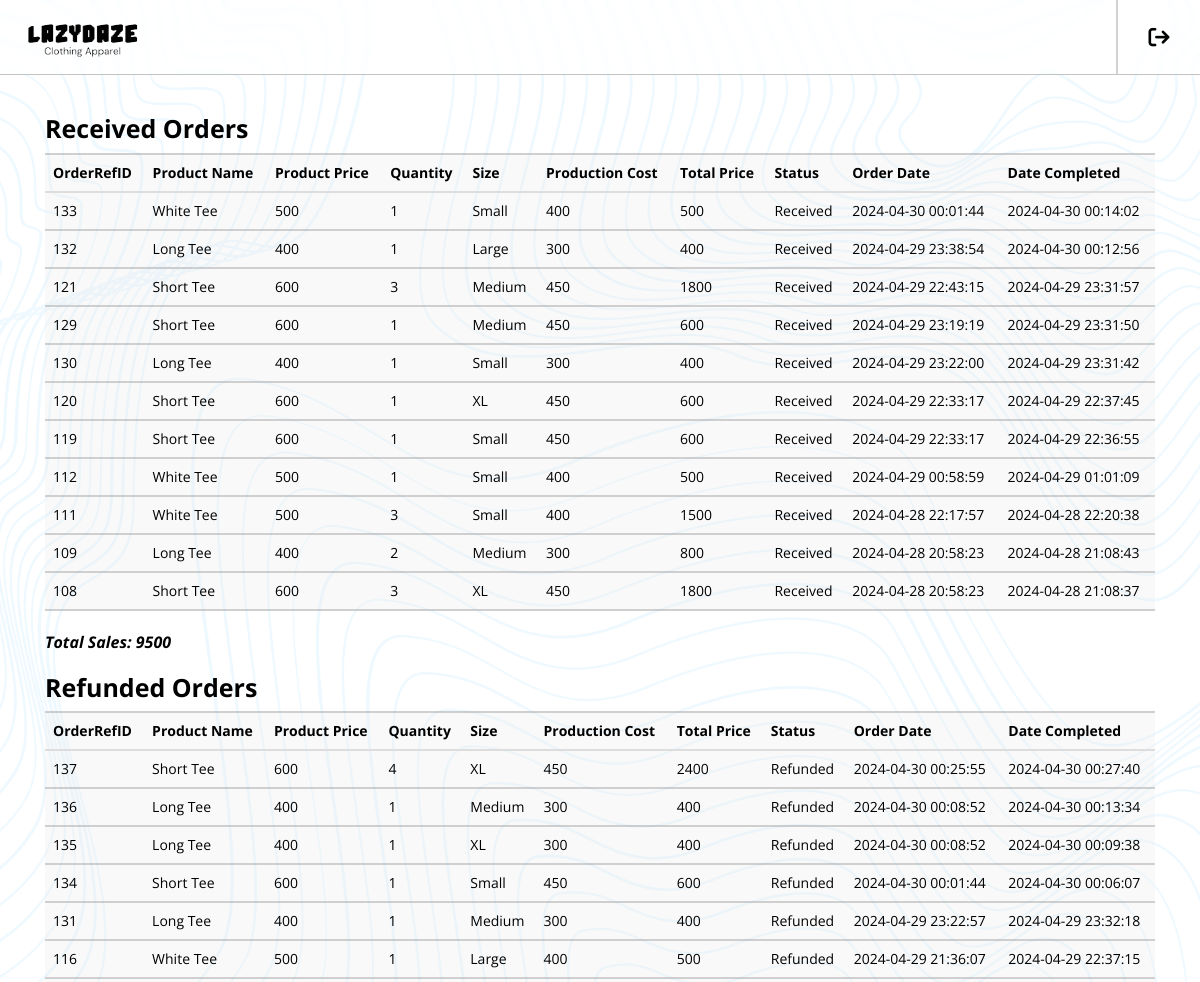
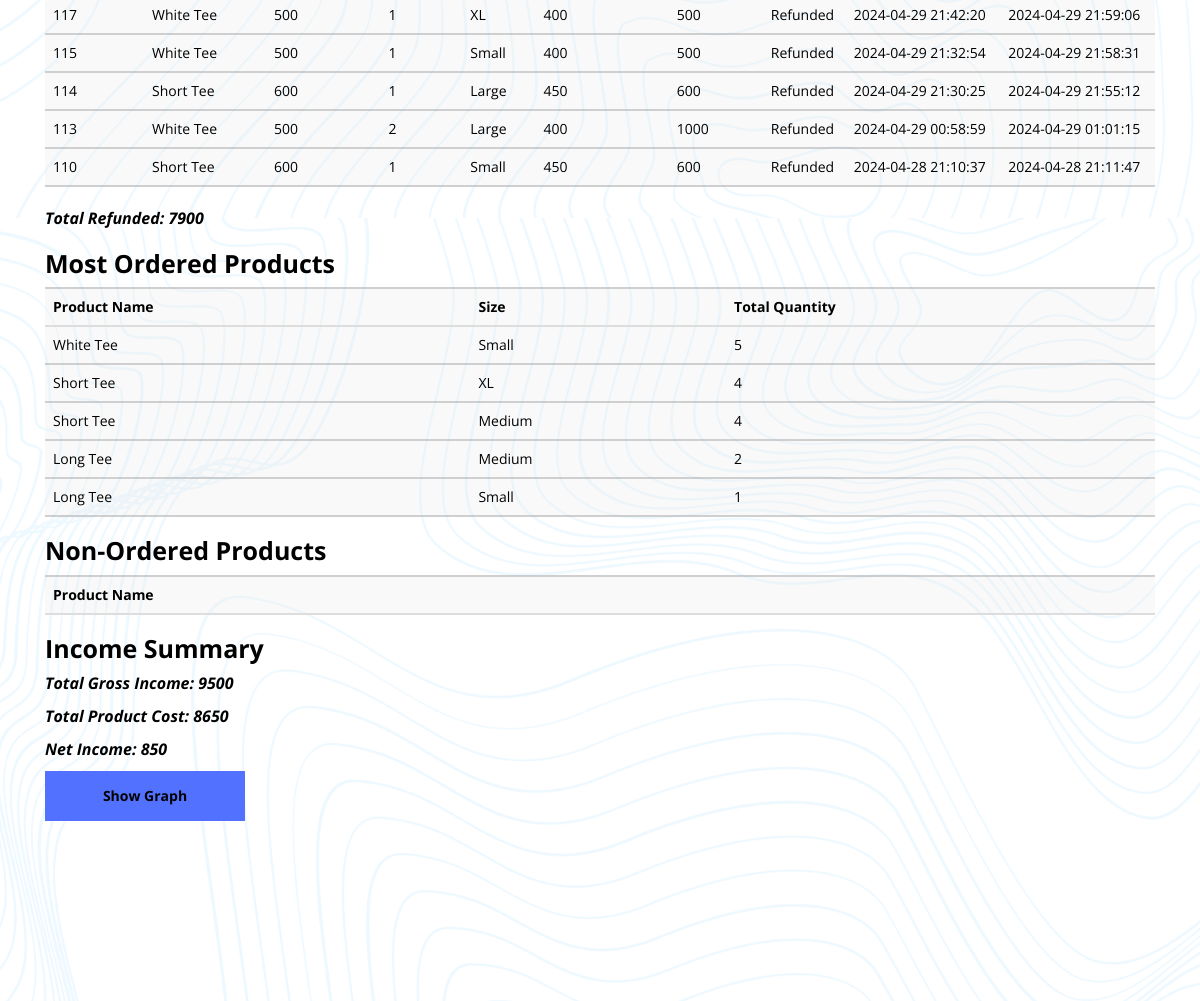
Page /Report_sales.php on the committed database (2 pictures, top to bottom).
### tables this page shows
CREATE TABLE `manageorders` (
  `OrderRefID` int(200) NOT NULL,
  `ProductID` int(200) NOT NULL,
  `Customer_Email` varchar(200) NOT NULL,
  `Customer_Name` varchar(200) NOT NULL,
  `Customer_HouseNumber` varchar(200) NOT NULL,
  `Customer_Street` varchar(200) NOT NULL,
  `Customer_Barangay` varchar(200) NOT NULL,
  `Customer_City` varchar(200) NOT NULL,
  `Customer_Postal` int(200) NOT NULL,
  `Customer_Number` varchar(200) NOT NULL,
  `Product_Name` varchar(200) NOT NULL,
  `Price` int(200) NOT NULL,
  `Size` varchar(200) NOT NULL,
  `Quantity` int(200) NOT NULL,
  `Prod_Cost` int(200) NOT NULL,
  `TotalPrice` int(200) NOT NULL,
  `img` varchar(200) NOT NULL,
  `Receipt_img` varchar(200) NOT NULL,
  `Confirmed` tinyint(1) DEFAULT 0,
  `Status` varchar(50) NOT NULL DEFAULT 'Pending',
  `Order_Date` datetime NOT NULL,
  `Date_Completed` datetime DEFAULT NULL
);

### Report_sales.php (the view, shortened to what this page needs)
<?php
include('connect.php');
if(isset($_GET['date'])) {
    $date = $_GET['date'];
    $end_date = isset($_GET['end_date']) ? $_GET['end_date'] : $date;
    $received_order_query = "SELECT * FROM manageorders WHERE Confirmed = 1 AND Status NOT IN ('Pending', 'Delivering') AND DATE(Date_Completed) BETWEEN '$date' AND '$end_date' ORDER BY Date_Completed DESC";
    $received_order_result = mysqli_query($conn, $received_order_query);
    $refunded_order_query = "SELECT * FROM manageorders WHERE Confirmed = 2 AND Status NOT IN ('Pending', 'Delivering') AND DATE(Date_Completed) BETWEEN '$date' AND '$end_date' ORDER BY Date_Completed DESC";
    $refunded_order_result = mysqli_query($conn, $refunded_order_query);
    $most_ordered_query = "SELECT Product_Name, Size, SUM(Quantity) AS total_quantity FROM manageorders WHERE Confirmed = 1 AND Status NOT IN ('Pending', 'Delivering') AND DATE(Date_Completed) BETWEEN '$date' AND '$end_date' GROUP BY Product_Name, Size ORDER BY total_quantity DESC LIMIT 5";
    $most_ordered_result = mysqli_query($conn, $most_ordered_query);
    $least_ordered_query = "SELECT Product_Name, Size, SUM(Quantity) AS total_quantity FROM manageorders WHERE Confirmed = 1 AND Status NOT IN ('Pending', 'Delivering') AND DATE(Date_Completed) BETWEEN '$date' AND '$end_date' GROUP BY Product_Name, Size ORDER BY total_quantity ASC LIMIT 5";
    $least_ordered_result = mysqli_query($conn, $least_ordered_query);
    $non_ordered_query = "SELECT Product_Name FROM manageprod WHERE Product_Name NOT IN (SELECT DISTINCT Product_Name FROM manageorders WHERE Confirmed = 1 AND Status NOT IN ('Pending', 'Delivering') AND DATE(Date_Completed) BETWEEN '$date' AND '$end_date')";
    $non_ordered_result = mysqli_query($conn, $non_ordered_query);
    $total_sales_query = "SELECT SUM(TotalPrice) AS total_sales FROM manageorders WHERE Confirmed = 1 AND Status NOT IN ('Pending', 'Delivering') AND DATE(Date_Completed) BETWEEN '$date' AND '$end_date'";
    $total_sales_result = mysqli_query($conn, $total_sales_query);
    $total_sales_row = mysqli_fetch_assoc($total_sales_result);
    $total_sales = $total_sales_row['total_sales'];
    $total_refunded_query = "SELECT SUM(TotalPrice) AS total_refunded FROM manageorders WHERE Confirmed = 2 AND Status NOT IN ('Pending', 'Delivering') AND DATE(Date_Completed) BETWEEN '$date' AND '$end_date'";
    $total_refunded_result = mysqli_query($conn, $total_refunded_query);
    $total_refunded_row = mysqli_fetch_assoc($total_refunded_result);
    $total_refunded = $total_refunded_row['total_refunded'];
    $total_prod_cost_query = "SELECT SUM(Prod_Cost) AS total_prod_cost FROM manageorders WHERE Confirmed = 1 AND Status NOT IN ('Pending', 'Delivering') AND DATE(Date_Completed) BETWEEN '$date' AND '$end_date'";
    $total_prod_cost_result = mysqli_query($conn, $total_prod_cost_query);
    $total_prod_cost_row = mysqli_fetch_assoc($total_prod_cost_result);
    $total_prod_cost = $total_prod_cost_row['total_prod_cost'];
    $total_gross_income = $total_sales;
    $net_income = $total_sales - $total_prod_cost;
} else {
    $received_order_query = "SELECT * FROM manageorders WHERE Confirmed = 1 AND Status NOT IN ('Pending', 'Delivering') ORDER BY Date_Completed DESC";
    $received_order_result = mysqli_query($conn, $received_order_query);
    $refunded_order_query = "SELECT * FROM manageorders WHERE Confirmed = 2 AND Status NOT IN ('Pending', 'Delivering') ORDER BY Date_Completed DESC";
    $refunded_order_result = mysqli_query($conn, $refunded_order_query);
    $most_ordered_query = "SELECT Product_Name, Size, SUM(Quantity) AS total_quantity FROM manageorders WHERE Confirmed = 1 AND Status NOT IN ('Pending', 'Delivering') GROUP BY Product_Name, Size ORDER BY total_quantity DESC LIMIT 5";
    $most_ordered_result = mysqli_query($conn, $most_ordered_query);
    $total_sales_query = "SELECT SUM(TotalPrice) AS total_sales FROM manageorders WHERE Confirmed = 1 AND Status NOT IN ('Pending', 'Delivering')";
    $total_sales_result = mysqli_query($conn, $total_sales_query);
    $total_sales_row = mysqli_fetch_assoc($total_sales_result);
    $total_sales = $total_sales_row['total_sales'];
    $total_refunded_query = "SELECT SUM(TotalPrice) AS total_refunded FROM manageorders WHERE Confirmed = 2 AND Status NOT IN ('Pending', 'Delivering')";
    $total_refunded_result = mysqli_query($conn, $total_refunded_query);
    $total_refunded_row = mysqli_fetch_assoc($total_refunded_result);
    $total_refunded = $total_refunded_row['total_refunded'];
    $total_prod_cost_query = "SELECT SUM(Prod_Cost) AS total_prod_cost FROM manageorders WHERE Status NOT IN ('Pending', 'Delivering')";
    $total_prod_cost_result = mysqli_query($conn, $total_prod_cost_query);
    $total_prod_cost_row = mysqli_fetch_assoc($total_prod_cost_result);
    $total_prod_cost = $total_prod_cost_row['total_prod_cost'];
    $total_gross_income = $total_sales;
    $net_income = $total_sales  - $total_prod_cost;
}
?>
<!DOCTYPE html>
<html lang="en">
<head>
    <link rel="stylesheet" href="https://maxcdn.bootstrapcdn.com/bootstrap/3.4.1/css/bootstrap.min.css">
    <link href="./Report_sales.css" rel="stylesheet" type="text/css"/>
    <link rel="stylesheet" href="https://cdnjs.cloudflare.com/ajax/libs/font-awesome/6.5.1/css/all.min.css" />
</head>
<body>
    <div class="bg">
        <div class="topnav">
            <a href="Admin_mainpage.php">
                <img align="left" class="ld-icon" src="LDAssets/lz logo.png" alt="LazyDaze">
            </a>
            <div class="nav-h-layout">
                <div class="nav-icon">
                    <a href="./logout.php">
                    </a>
                </div>
                <div class="nav-line"></div>
            </div>
        </div>
        <div class = "container">
        <div id="receivedOrders">
            <h2>Received Orders</h2>
            <table class="table">
                <thead>
                    <tr>
                        <th>OrderRefID</th>
                        <th>Product Name</th>
                        <th>Product Price</th>
                        <th>Quantity</th>
                        <th>Size</th>
                        <th>Production Cost</th>
                        <th>Total Price</th>
                        <th>Status</th>
                        <th>Order Date</th>
                        <th>Date Completed</th>
                    </tr>
                </thead>
                <tbody>
                    <?php
                    while ($row = mysqli_fetch_assoc($received_order_result)) {
                    ?>
                    <tr>
                        <td><?php echo $row['OrderRefID']; ?></td>
                        <td><?php echo $row['Product_Name']; ?></td>
                        <td><?php echo $row['Price']; ?></td>
                        <td><?php echo $row['Quantity']; ?></td>
                        <td><?php echo $row['Size']; ?></td>
                        <td><?php echo $row['Prod_Cost']; ?></td>
                        <td><?php echo $row['TotalPrice']; ?></td>
                        <td><?php echo $row['Status']; ?></td>
                        <td><?php echo $row['Order_Date']; ?></td>
                        <td><?php echo $row['Date_Completed']; ?></td>
                    </tr>
                    <?php
                    }
                    ?>
                </tbody>
            </table>
            <p>Total Sales: <?php echo $total_sales; ?></p>
        </div>
        <div id="refundedOrders">
            <h2>Refunded Orders</h2>
            <table class="table">
                <thead>
                    <tr>
                        <th>OrderRefID</th>
                        <th>Product Name</th>
                        <th>Product Price</th>
                        <th>Quantity</th>
                        <th>Size</th>
                        <th>Production Cost</th>
                        <th>Total Price</th>
                        <th>Status</th>
                        <th>Order Date</th>
                        <th>Date Completed</th>
                    </tr>
                </thead>
                <tbody>
                    <?php
                    while ($row = mysqli_fetch_assoc($refunded_order_result)) {
                    ?>
                    <tr>
                        <td><?php echo $row['OrderRefID']; ?></td>
                        <td><?php echo $row['Product_Name']; ?></td>
                        <td><?php echo $row['Price']; ?></td>
                        <td><?php echo $row['Quantity']; ?></td>
                        <td><?php echo $row['Size']; ?></td>
                        <td><?php echo $row['Prod_Cost']; ?></td>
                        <td><?php echo $row['TotalPrice']; ?></td>
                        <td><?php echo $row['Status']; ?></td>
                        <td><?php echo $row['Order_Date']; ?></td>
                        <td><?php echo $row['Date_Completed']; ?></td>
                    </tr>
                    <?php
                    }
                    ?>
                </tbody>
            </table>
            <p>Total Refunded: <?php echo $total_refunded; ?></p>
        </div>
        <div id="mostOrderedProducts">
            <h2>Most Ordered Products</h2>
            <table class="table">
                <thead>
                    <tr>
                        <th>Product Name</th>
                        <th>Size</th>
                        <th>Total Quantity</th>
                    </tr>
                </thead>
                <tbody>
                    <?php
                    while ($row = mysqli_fetch_assoc($most_ordered_result)) {
                    ?>
                    <tr>
                        <td><?php echo $row['Product_Name']; ?></td>
                        <td><?php echo $row['Size']; ?></td>
                        <td><?php echo $row['total_quantity']; ?></td>
                    </tr>
                    <?php
                    }
                    ?>
                </tbody>
            </table>
        </div>
        <div id="nonOrderedProducts">
            <h2>Non-Ordered Products</h2>
            <table class="table">
                <thead>
                    <tr>
                        <th>Product Name</th>
                    </tr>
                </thead>
            </table>
        </div>
        <div id="income">
            <h2>Income Summary</h2>
            <p>Total Gross Income: <?php echo $total_gross_income; ?></p>
            <p>Total Product Cost: <?php echo $total_prod_cost; ?></p>
            <p>Net Income: <?php echo $net_income; ?></p>
        </div>
        <button id="showGraphButton" class = "graph-btn">Show Graph</button>
    </div>
    </div>
</body>
</html>

### Report_sales.css (style rules this page uses)
body, html { animation: appear 0.5s; background-color: white; color: black; height: 100%; font-family: 'Open Sans', sans-serif; }
a { text-decoration: none; color: white; }
.bg { background-image: linear-gradient(rgba(255, 255, 255, 0.910), rgba(255, 255, 255, 0.910)), url("./LDAssets/typo\ bg.png"); background-color: white; height: 100%; background-size: 100%; position: relative; overflow-x: hidden; }
.topnav { overflow: hidden; background-color: rgba(255, 255, 255, 0.5); backdrop-filter: blur(3px); position: sticky; top: 0px; z-index: 1; border-bottom: 1px solid rgba(136, 136, 136, 0.5); }
.topnav a { float: left; margin-left: 5px; color: black; text-align: center; padding: 14px 16px; text-decoration: none; transition-duration: 0.3s; }
.ld-icon { width: 70%; margin: 0px; }
.nav-h-layout { flex-direction: row-reverse; align-items: center; display: flex; }
.nav-icon { text-decoration: none; margin: auto 14.5px auto 10px; }
.nav-line { margin-top: -2px; height: 76px; border-left: 2.5px solid rgba(166, 166, 166, 0.5); }
.container { margin-top: 20px; margin-bottom: 150px; width: 95%; font-family: 'Open Sans', sans-serif; }
.container h2 { font-size: 25px; font-weight: 700; }
.container p { font-size: 16px; font-style: italic; font-weight: 700; }
table { border-top: 2.5px solid rgba(166, 166, 166, 0.5); border-bottom: 2.5px solid rgba(166, 166, 166, 0.5); background-color: rgba(233, 233, 233, 0.288); }
td { border-top: 2.5px solid rgba(166, 166, 166, 0.5); border-bottom: 2.5px solid rgba(166, 166, 166, 0.5); }
.graph-btn { display: block; margin-bottom: 30px; width: 200px; height: 50px; cursor: pointer; background: #5271FF; border: 0; color: black; outline: none; transition-duration: .4s; font-family: 'Open Sans', sans-serif; font-weight: 700; }

### rows in the picture
manageorders: OrderRefID "133", Product_Name "White Tee", Price "500", Quantity "1", Size "Small", Prod_Cost "400", TotalPrice "500", Status "Received", Order_Date "2024-04-30 00:01:44", Date_Completed "2024-04-30 00:14:02"
manageorders: OrderRefID "132", Product_Name "Long Tee", Price "400", Quantity "1", Size "Large", Prod_Cost "300", TotalPrice "400", Status "Received", Order_Date "2024-04-29 23:38:54", Date_Completed "2024-04-30 00:12:56"
manageorders: OrderRefID "121", Product_Name "Short Tee", Price "600", Quantity "3", Size "Medium", Prod_Cost "450", TotalPrice "1800", Status "Received", Order_Date "2024-04-29 22:43:15", Date_Completed "2024-04-29 23:31:57"
manageorders: OrderRefID "129", Product_Name "Short Tee", Price "600", Quantity "1", Size "Medium", Prod_Cost "450", TotalPrice "600", Status "Received", Order_Date "2024-04-29 23:19:19", Date_Completed "2024-04-29 23:31:50"
manageorders: OrderRefID "130", Product_Name "Long Tee", Price "400", Quantity "1", Size "Small", Prod_Cost "300", TotalPrice "400", Status "Received", Order_Date "2024-04-29 23:22:00", Date_Completed "2024-04-29 23:31:42"
manageorders: OrderRefID "120", Product_Name "Short Tee", Price "600", Quantity "1", Size "XL", Prod_Cost "450", TotalPrice "600", Status "Received", Order_Date "2024-04-29 22:33:17", Date_Completed "2024-04-29 22:37:45"
manageorders: OrderRefID "119", Product_Name "Short Tee", Price "600", Quantity "1", Size "Small", Prod_Cost "450", TotalPrice "600", Status "Received", Order_Date "2024-04-29 22:33:17", Date_Completed "2024-04-29 22:36:55"
manageorders: OrderRefID "112", Product_Name "White Tee", Price "500", Quantity "1", Size "Small", Prod_Cost "400", TotalPrice "500", Status "Received", Order_Date "2024-04-29 00:58:59", Date_Completed "2024-04-29 01:01:09"
manageorders: OrderRefID "111", Product_Name "White Tee", Price "500", Quantity "3", Size "Small", Prod_Cost "400", TotalPrice "1500", Status "Received", Order_Date "2024-04-28 22:17:57", Date_Completed "2024-04-28 22:20:38"
manageorders: OrderRefID "109", Product_Name "Long Tee", Price "400", Quantity "2", Size "Medium", Prod_Cost "300", TotalPrice "800", Status "Received", Order_Date "2024-04-28 20:58:23", Date_Completed "2024-04-28 21:08:43"
manageorders: OrderRefID "108", Product_Name "Short Tee", Price "600", Quantity "3", Size "XL", Prod_Cost "450", TotalPrice "1800", Status "Received", Order_Date "2024-04-28 20:58:23", Date_Completed "2024-04-28 21:08:37"
manageorders: OrderRefID "137", Product_Name "Short Tee", Price "600", Quantity "4", Size "XL", Prod_Cost "450", TotalPrice "2400", Status "Refunded", Order_Date "2024-04-30 00:25:55", Date_Completed "2024-04-30 00:27:40"
manageorders: OrderRefID "136", Product_Name "Long Tee", Price "400", Quantity "1", Size "Medium", Prod_Cost "300", TotalPrice "400", Status "Refunded", Order_Date "2024-04-30 00:08:52", Date_Completed "2024-04-30 00:13:34"
manageorders: OrderRefID "135", Product_Name "Long Tee", Price "400", Quantity "1", Size "XL", Prod_Cost "300", TotalPrice "400", Status "Refunded", Order_Date "2024-04-30 00:08:52", Date_Completed "2024-04-30 00:09:38"
manageorders: OrderRefID "134", Product_Name "Short Tee", Price "600", Quantity "1", Size "Small", Prod_Cost "450", TotalPrice "600", Status "Refunded", Order_Date "2024-04-30 00:01:44", Date_Completed "2024-04-30 00:06:07"
manageorders: OrderRefID "131", Product_Name "Long Tee", Price "400", Quantity "1", Size "Medium", Prod_Cost "300", TotalPrice "400", Status "Refunded", Order_Date "2024-04-29 23:22:57", Date_Completed "2024-04-29 23:32:18"
manageorders: OrderRefID "116", Product_Name "White Tee", Price "500", Quantity "1", Size "Large", Prod_Cost "400", TotalPrice "500", Status "Refunded", Order_Date "2024-04-29 21:36:07", Date_Completed "2024-04-29 22:37:15"
manageorders: OrderRefID "117", Product_Name "White Tee", Price "500", Quantity "1", Size "XL", Prod_Cost "400", TotalPrice "500", Status "Refunded", Order_Date "2024-04-29 21:42:20", Date_Completed "2024-04-29 21:59:06"
manageorders: OrderRefID "115", Product_Name "White Tee", Price "500", Quantity "1", Size "Small", Prod_Cost "400", TotalPrice "500", Status "Refunded", Order_Date "2024-04-29 21:32:54", Date_Completed "2024-04-29 21:58:31"
manageorders: OrderRefID "114", Product_Name "Short Tee", Price "600", Quantity "1", Size "Large", Prod_Cost "450", TotalPrice "600", Status "Refunded", Order_Date "2024-04-29 21:30:25", Date_Completed "2024-04-29 21:55:12"
manageorders: OrderRefID "113", Product_Name "White Tee", Price "500", Quantity "2", Size "Large", Prod_Cost "400", TotalPrice "1000", Status "Refunded", Order_Date "2024-04-29 00:58:59", Date_Completed "2024-04-29 01:01:15"
manageorders: OrderRefID "110", Product_Name "Short Tee", Price "600", Quantity "1", Size "Small", Prod_Cost "450", TotalPrice "600", Status "Refunded", Order_Date "2024-04-28 21:10:37", Date_Completed "2024-04-28 21:11:47"

### other values in the picture
$total_sales "9500"
$total_refunded "7900"
$row['Product_Name'] "White Tee"
$row['Size'] "Small"
$row['total_quantity'] "5"
$row['Product_Name'] "Short Tee"
$row['Size'] "XL"
$row['total_quantity'] "4"
$row['Size'] "Medium"
$row['Product_Name'] "Long Tee"
$row['total_quantity'] "2"
$row['total_quantity'] "1"
$total_gross_income "9500"
$total_prod_cost "8650"
$net_income "850"
